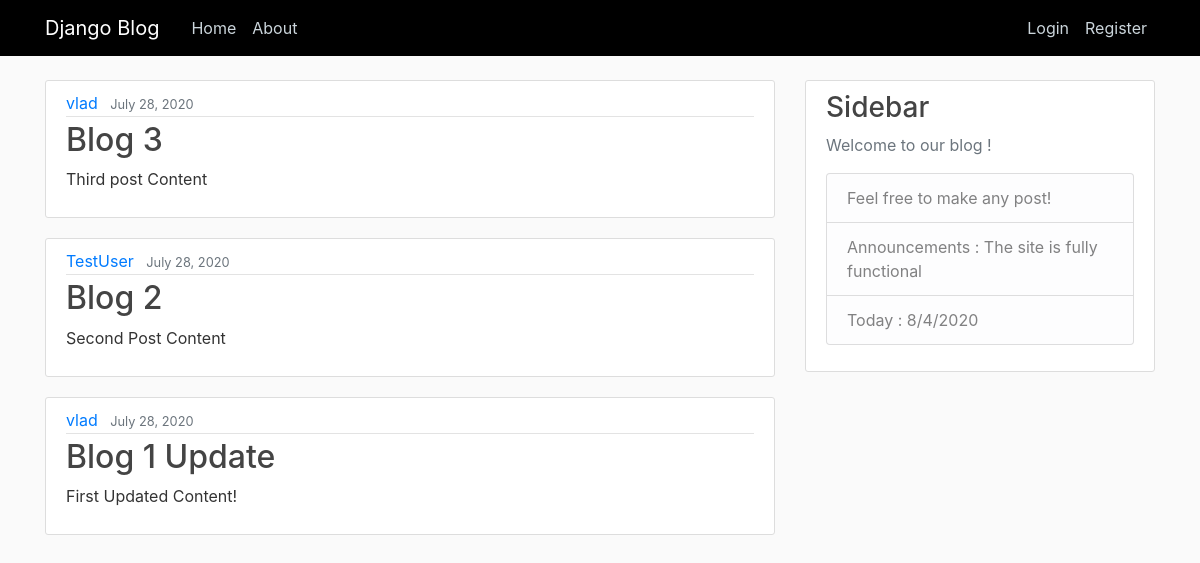
Before: / with the older database file.
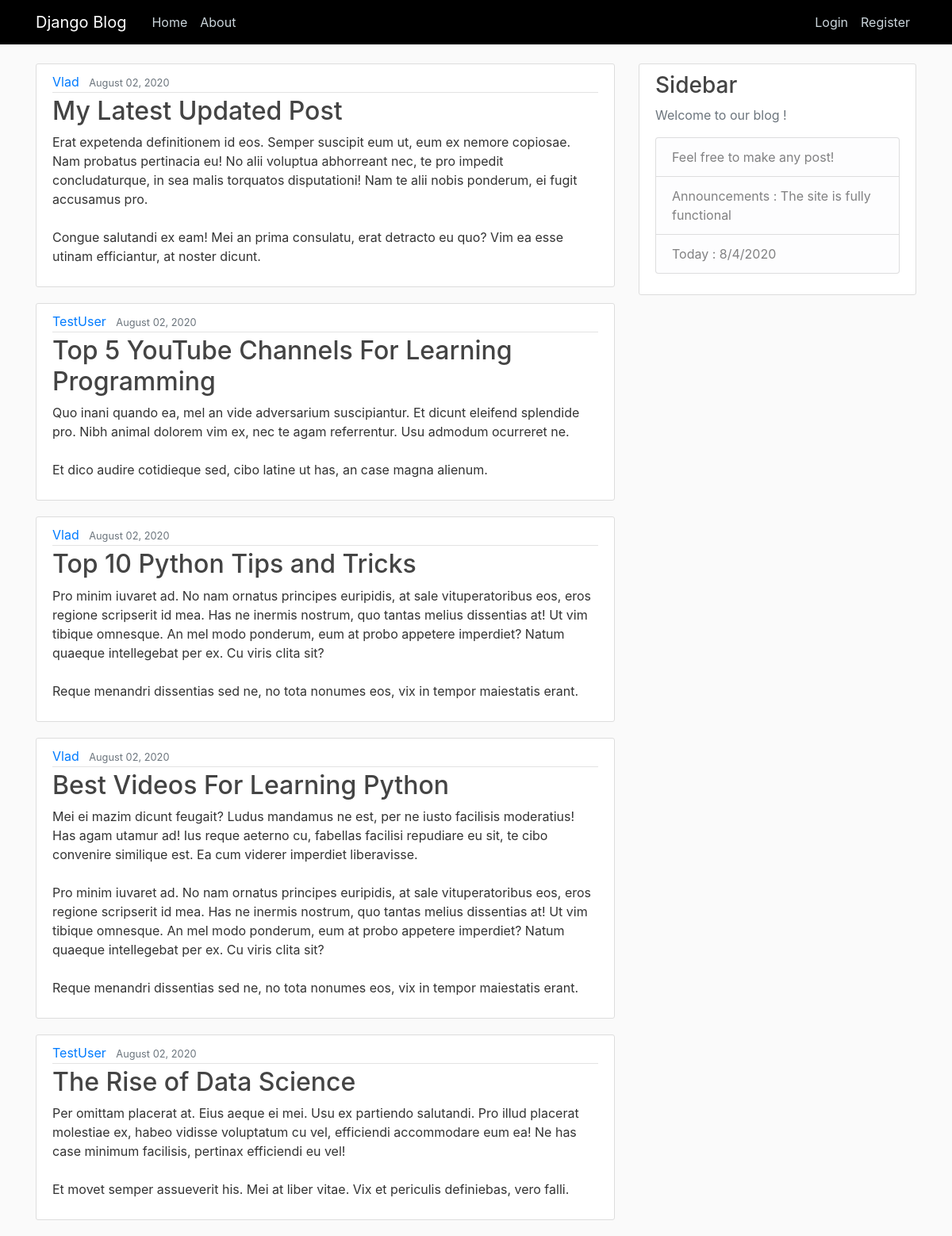
After: the same page with the newer database file.
### blog/models.py (models this page shows, shortened)
class Post(models.Model):
    title = models.CharField(max_length=100)
    content = models.TextField()
    date_posted=models.DateTimeField(default=timezone.now)
    author = models.ForeignKey(User, on_delete=models.CASCADE)

### blog/views.py (the view)
# urls.py: path('',PostListView.as_view(),name='blog-home'),
class PostListView(ListView):
    model = Post
    template_name = "blog/home.html"
    context_object_name = 'posts'
    ordering = ['-date_posted']
    paginate_by = 5

### blog/templates/blog/home.html
{% extends "blog/base.html" %}
{% block content %}
      {% for post in posts %}
        <article class="media content-section">
          <div class="media-body">
            <div class="article-metadata">
              <a class="mr-2" href="#">{{ post.author }}</a>
              <small class="text-muted">{{ post.date_posted|date:" F d, Y" }}</small>
            </div>
            <h2><a class="article-title" href="#">{{ post.title }}</a></h2>
            <p class="article-content">{{ post.content }}</p>
          </div>
        </article>
      {% endfor %}
{% endblock content %}

### blog/templates/blog/base.html (shortened to what this page needs)
{% load static %}
<!DOCTYPE html>
<html lang="en">
<head>
    <link rel="stylesheet" href="https://maxcdn.bootstrapcdn.com/bootstrap/4.0.0/css/bootstrap.min.css">
    <link rel="stylesheet" type="text/css" href="{% static 'blog/main.css' %}">
</head>
<body style="background-image: url('https://img.pngio.com/hd-images-for-website-background-best-background-images-hd-background-designs-for-websites-png-600_600.png'); background-repeat: no-repeat; background-size:100% 100% ;background-size:cover"  >
<header class="site-header">
    <nav class="navbar navbar-expand-md navbar-dark bg-steel fixed-top" style="background-color:#000000">
        <div class="container">
            <a class="navbar-brand mr-4" href="{% url "blog-home" %}">Django Blog</a>
            <div class="collapse navbar-collapse" id="navbarToggle">
                <div class="navbar-nav mr-auto">
                    <a class="nav-item nav-link" href="{% url 'blog-home' %}">Home</a>
                    <a class="nav-item nav-link" href="{% url 'blog-about'  %}">About</a>
                </div>
                <div class="navbar-nav">
                    {% if user.is_authenticated %}
                        <a class="nav-item nav-link" href="{% url 'post-create' %}">New Post</a>
                        <a class="nav-item nav-link" href="{% url 'profile' %}">Profile</a>
                        <a class="nav-item nav-link" href="{% url 'logout' %}">Logout</a>
                    {%else%}
                        <a class="nav-item nav-link" href="{% url 'login' %}">Login</a>
                        <a class="nav-item nav-link" href="{% url 'register' %}">Register</a>
                    {% endif %}
                </div>
            </div>
        </div>
    </nav>
</header>
<main role="main" class="container" >
    <div class="row">
        <div class="col-md-8">
            {% block content %}{% endblock %}
        </div>
        <div class="col-md-4" >
            <div class="content-section"  style="background-image: url('https://encrypted-tbn0.gstatic.com/images?q=tbn%3AANd9GcQMRMTfjAA-jg4dae70EeB73u47oqC9uGWElg&usqp=CAU'); background-repeat: no-repeat; background-size: 100% 100% "  >
                <h3>Sidebar</h3>
                <p class='text-muted'>Welcome to our blog {{ user.username }}!
                <ul class="list-group">
                    <li class="list-group-item list-group-item-light">Feel free to make any post!</li>
                    <li class="list-group-item list-group-item-light">Announcements : The site is fully functional</li>
                    <li class="list-group-item list-group-item-light">Today :
                    </li>
                </ul>
                </p>
            </div>
        </div>
    </div>
</main>
</body>
</html>

### blog/static/blog/main.css (style rules this page uses)
body { background: #fafafa; color: #333333; margin-top: 5rem; }
h1, h2, h3, h4, h5, h6 { color: #444444; }
ul { margin: 0; }
.bg-steel { background-color: #5f788a; }
.site-header .navbar-nav .nav-link { color: #cbd5db; }
.content-section { background: #ffffff; padding: 10px 20px; border: 1px solid #dddddd; border-radius: 3px; margin-bottom: 20px; }
.article-title { color: #444444; }
.article-content { white-space: pre-line; }
.article-metadata { padding-bottom: 1px; margin-bottom: 4px; border-bottom: 1px solid #e3e3e3 }

Changed rows visible on the page:
no longer on this page (row unchanged): Post: author "vlad", date_posted "July 28, 2020", title "Blog 3", content "Third post Content"
no longer on this page (row unchanged): Post: author "TestUser", date_posted "July 28, 2020", title "Blog 2", content "Second Post Content"
no longer on this page (row unchanged): Post: author "vlad", date_posted "July 28, 2020", title "Blog 1 Update", content "First Updated Content!"
added Post: author "Vlad", date_posted "August 02, 2020", title "My Latest Updated Post", content "Erat expetenda definitionem id eos. Semper suscipit eum ut, eum ex nemore copiosae. Nam probatus pertinacia eu! No alii voluptua abhorreant nec, te pro impedit concludaturque, in sea malis torquatos disputationi! Nam te alii nobis ponderum, ei fugit accusamus pro. Congue salutandi ex eam! Mei an prima consulatu, erat detracto eu quo? Vim ea esse utinam efficiantur, at noster dicunt."
added Post: author "TestUser", date_posted "August 02, 2020", title "Top 5 YouTube Channels For Learning Programming", content "Quo inani quando ea, mel an vide adversarium suscipiantur. Et dicunt eleifend splendide pro. Nibh animal dolorem vim ex, nec te agam referrentur. Usu admodum ocurreret ne. Et dico audire cotidieque sed, cibo latine ut has, an case magna alienum."
added Post: author "Vlad", date_posted "August 02, 2020", title "Top 10 Python Tips and Tricks", content "Pro minim iuvaret ad. No nam ornatus principes euripidis, at sale vituperatoribus eos, eros regione scripserit id mea. Has ne inermis nostrum, quo tantas melius dissentias at! Ut vim tibique omnesque. An mel modo ponderum, eum at probo appetere imperdiet? Natum quaeque intellegebat per ex. Cu viris clita sit? Reque menandri dissentias sed ne, no tota nonumes eos, vix in tempor maiestatis erant."
added Post: author "Vlad", date_posted "August 02, 2020", title "Best Videos For Learning Python", content "Mei ei mazim dicunt feugait? Ludus mandamus ne est, per ne iusto facilisis moderatius! Has agam utamur ad! Ius reque aeterno cu, fabellas facilisi repudiare eu sit, te cibo convenire similique est. Ea cum viderer imperdiet liberavisse. Pro minim iuvaret ad. No nam ornatus principes euripidis, at sale vituperatoribus eos, eros regione scripserit id mea. Has ne inermis nostrum, quo tantas melius dissentias at! Ut vim tibique omnesque. An mel modo ponderum, eum at probo appetere imperdiet? Natum quaeque intellegebat per ex. Cu viris clita sit? Reque menandri dissentias sed ne, no tota nonumes eos, vix in tempor maiestatis erant."
added Post: author "TestUser", date_posted "August 02, 2020", title "The Rise of Data Science", content "Per omittam placerat at. Eius aeque ei mei. Usu ex partiendo salutandi. Pro illud placerat molestiae ex, habeo vidisse voluptatum cu vel, efficiendi accommodare eum ea! Ne has case minimum facilisis, pertinax efficiendi eu vel! Et movet semper assueverit his. Mei at liber vitae. Vix et periculis definiebas, vero falli."
